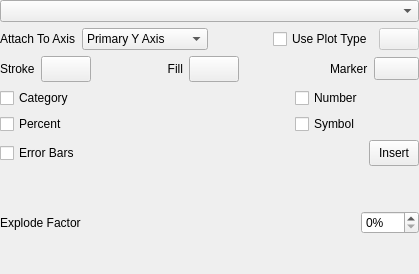
<?xml version="1.0" encoding="UTF-8"?>
<ui version="4.0">
 <author>Johannes Simon</author>
 <class>DataSetConfigWidget</class>
 <widget class="QWidget" name="DataSetConfigWidget">
  <property name="geometry">
   <rect>
    <x>0</x>
    <y>0</y>
    <width>419</width>
    <height>274</height>
   </rect>
  </property>
  <layout class="QGridLayout" name="gridLayout">
   <property name="leftMargin">
    <number>0</number>
   </property>
   <property name="topMargin">
    <number>0</number>
   </property>
   <property name="rightMargin">
    <number>0</number>
   </property>
   <property name="bottomMargin">
    <number>0</number>
   </property>
   <item row="0" column="0">
    <widget class="QWidget" name="allWidgets" native="true">
     <layout class="QGridLayout" name="gridLayout_2">
      <property name="leftMargin">
       <number>0</number>
      </property>
      <property name="topMargin">
       <number>0</number>
      </property>
      <property name="rightMargin">
       <number>0</number>
      </property>
      <property name="bottomMargin">
       <number>0</number>
      </property>
      <item row="1" column="0" colspan="3">
       <layout class="QHBoxLayout" name="horizontalLayout_6">
        <item>
         <widget class="QLabel" name="label_3">
          <property name="sizePolicy">
           <sizepolicy hsizetype="MinimumExpanding" vsizetype="Preferred">
            <horstretch>0</horstretch>
            <verstretch>0</verstretch>
           </sizepolicy>
          </property>
          <property name="text">
           <string>Attach To Axis</string>
          </property>
         </widget>
        </item>
        <item>
         <widget class="QComboBox" name="dataSetAxes">
          <property name="sizePolicy">
           <sizepolicy hsizetype="Expanding" vsizetype="Fixed">
            <horstretch>0</horstretch>
            <verstretch>0</verstretch>
           </sizepolicy>
          </property>
          <property name="sizeAdjustPolicy">
           <enum>QComboBox::AdjustToContentsOnFirstShow</enum>
          </property>
          <item>
           <property name="text">
            <string>Primary Y Axis</string>
           </property>
          </item>
          <item>
           <property name="text">
            <string>Secondary Y Axis</string>
           </property>
          </item>
         </widget>
        </item>
        <item>
         <spacer name="horizontalSpacer">
          <property name="orientation">
           <enum>Qt::Horizontal</enum>
          </property>
          <property name="sizeHint" stdset="0">
           <size>
            <width>40</width>
            <height>20</height>
           </size>
          </property>
         </spacer>
        </item>
        <item>
         <layout class="QHBoxLayout" name="horizontalLayout_3">
          <item>
           <widget class="QCheckBox" name="dataSetHasChartType">
            <property name="text">
             <string>Use Plot Type</string>
            </property>
           </widget>
          </item>
          <item>
           <widget class="QPushButton" name="dataSetChartTypeMenu">
            <property name="enabled">
             <bool>false</bool>
            </property>
            <property name="sizePolicy">
             <sizepolicy hsizetype="Fixed" vsizetype="Fixed">
              <horstretch>0</horstretch>
              <verstretch>0</verstretch>
             </sizepolicy>
            </property>
            <property name="maximumSize">
             <size>
              <width>50</width>
              <height>16777215</height>
             </size>
            </property>
            <property name="styleSheet">
             <string notr="true">text-align:center;</string>
            </property>
            <property name="text">
             <string/>
            </property>
            <property name="autoRepeat">
             <bool>false</bool>
            </property>
           </widget>
          </item>
         </layout>
        </item>
       </layout>
      </item>
      <item row="3" column="0">
       <widget class="QCheckBox" name="datasetShowCategory">
        <property name="text">
         <string>Category</string>
        </property>
       </widget>
      </item>
      <item row="4" column="0">
       <widget class="QCheckBox" name="datasetShowPercent">
        <property name="text">
         <string>Percent</string>
        </property>
       </widget>
      </item>
      <item row="5" column="0">
       <widget class="QWidget" name="errorBarProperties" native="true">
        <property name="sizePolicy">
         <sizepolicy hsizetype="Preferred" vsizetype="Preferred">
          <horstretch>0</horstretch>
          <verstretch>0</verstretch>
         </sizepolicy>
        </property>
        <property name="minimumSize">
         <size>
          <width>0</width>
          <height>24</height>
         </size>
        </property>
        <layout class="QGridLayout" name="gridLayout_3">
         <property name="leftMargin">
          <number>0</number>
         </property>
         <property name="topMargin">
          <number>0</number>
         </property>
         <property name="rightMargin">
          <number>0</number>
         </property>
         <property name="bottomMargin">
          <number>0</number>
         </property>
         <item row="0" column="0">
          <widget class="QCheckBox" name="datasetShowErrorBar">
           <property name="sizePolicy">
            <sizepolicy hsizetype="Expanding" vsizetype="Fixed">
             <horstretch>0</horstretch>
             <verstretch>0</verstretch>
            </sizepolicy>
           </property>
           <property name="text">
            <string>Error Bars</string>
           </property>
          </widget>
         </item>
        </layout>
       </widget>
      </item>
      <item row="5" column="2">
       <widget class="QToolButton" name="formatErrorBar">
        <property name="sizePolicy">
         <sizepolicy hsizetype="Preferred" vsizetype="Fixed">
          <horstretch>0</horstretch>
          <verstretch>0</verstretch>
         </sizepolicy>
        </property>
        <property name="minimumSize">
         <size>
          <width>50</width>
          <height>26</height>
         </size>
        </property>
        <property name="maximumSize">
         <size>
          <width>16777215</width>
          <height>16777215</height>
         </size>
        </property>
        <property name="text">
         <string>Insert</string>
        </property>
       </widget>
      </item>
      <item row="6" column="0" colspan="3">
       <widget class="QWidget" name="pieProperties" native="true">
        <layout class="QHBoxLayout" name="horizontalLayout_2">
         <property name="leftMargin">
          <number>0</number>
         </property>
         <property name="topMargin">
          <number>0</number>
         </property>
         <property name="rightMargin">
          <number>0</number>
         </property>
         <property name="bottomMargin">
          <number>0</number>
         </property>
         <item>
          <widget class="QLabel" name="label_6">
           <property name="sizePolicy">
            <sizepolicy hsizetype="Expanding" vsizetype="Preferred">
             <horstretch>0</horstretch>
             <verstretch>0</verstretch>
            </sizepolicy>
           </property>
           <property name="text">
            <string>Explode Factor</string>
           </property>
          </widget>
         </item>
         <item>
          <widget class="QSpinBox" name="pieExplodeFactor">
           <property name="suffix">
            <string>%</string>
           </property>
           <property name="maximum">
            <number>100</number>
           </property>
           <property name="value">
            <number>0</number>
           </property>
          </widget>
         </item>
        </layout>
       </widget>
      </item>
      <item row="0" column="0" colspan="3">
       <widget class="QComboBox" name="dataSets">
        <property name="toolTip">
         <string>Select a data set</string>
        </property>
        <property name="statusTip">
         <string/>
        </property>
       </widget>
      </item>
      <item row="2" column="0" colspan="3">
       <layout class="QHBoxLayout" name="horizontalLayout">
        <item>
         <widget class="QLabel" name="datasetPenLabel">
          <property name="text">
           <string>Stroke</string>
          </property>
         </widget>
        </item>
        <item>
         <widget class="KColorButton" name="datasetPen">
          <property name="sizePolicy">
           <sizepolicy hsizetype="Fixed" vsizetype="Fixed">
            <horstretch>0</horstretch>
            <verstretch>0</verstretch>
           </sizepolicy>
          </property>
          <property name="minimumSize">
           <size>
            <width>50</width>
            <height>26</height>
           </size>
          </property>
          <property name="maximumSize">
           <size>
            <width>50</width>
            <height>26</height>
           </size>
          </property>
          <property name="text">
           <string/>
          </property>
         </widget>
        </item>
        <item>
         <widget class="QLabel" name="datasetColorLabel">
          <property name="enabled">
           <bool>true</bool>
          </property>
          <property name="sizePolicy">
           <sizepolicy hsizetype="MinimumExpanding" vsizetype="Preferred">
            <horstretch>0</horstretch>
            <verstretch>0</verstretch>
           </sizepolicy>
          </property>
          <property name="text">
           <string>Fill</string>
          </property>
          <property name="alignment">
           <set>Qt::AlignRight|Qt::AlignTrailing|Qt::AlignVCenter</set>
          </property>
         </widget>
        </item>
        <item>
         <widget class="KColorButton" name="datasetBrush">
          <property name="enabled">
           <bool>true</bool>
          </property>
          <property name="sizePolicy">
           <sizepolicy hsizetype="Fixed" vsizetype="Fixed">
            <horstretch>0</horstretch>
            <verstretch>0</verstretch>
           </sizepolicy>
          </property>
          <property name="minimumSize">
           <size>
            <width>50</width>
            <height>26</height>
           </size>
          </property>
          <property name="maximumSize">
           <size>
            <width>50</width>
            <height>26</height>
           </size>
          </property>
         </widget>
        </item>
        <item>
         <spacer name="horizontalSpacer_2">
          <property name="orientation">
           <enum>Qt::Horizontal</enum>
          </property>
          <property name="sizeHint" stdset="0">
           <size>
            <width>40</width>
            <height>20</height>
           </size>
          </property>
         </spacer>
        </item>
        <item>
         <widget class="QLabel" name="datasetMarkerLabel">
          <property name="text">
           <string>Marker</string>
          </property>
         </widget>
        </item>
        <item>
         <widget class="QToolButton" name="datasetMarkerMenu">
          <property name="minimumSize">
           <size>
            <width>45</width>
            <height>0</height>
           </size>
          </property>
          <property name="text">
           <string/>
          </property>
          <property name="popupMode">
           <enum>QToolButton::InstantPopup</enum>
          </property>
          <property name="toolButtonStyle">
           <enum>Qt::ToolButtonTextUnderIcon</enum>
          </property>
         </widget>
        </item>
       </layout>
      </item>
      <item row="4" column="1">
       <widget class="QCheckBox" name="datasetShowSymbol">
        <property name="text">
         <string>Symbol</string>
        </property>
       </widget>
      </item>
      <item row="3" column="1">
       <widget class="QCheckBox" name="dataSetShowNumber">
        <property name="text">
         <string>Number</string>
        </property>
       </widget>
      </item>
     </layout>
    </widget>
   </item>
  </layout>
 </widget>
 <customwidgets>
  <customwidget>
   <class>KColorButton</class>
   <extends>QPushButton</extends>
   <header>kcolorbutton.h</header>
   <container>1</container>
  </customwidget>
 </customwidgets>
 <resources/>
 <connections/>
</ui>
